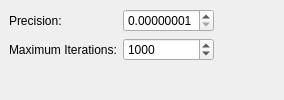
<ui version="4.0" >
 <author>Stefan Nikolaus &lt;stefan.nikolaus@kdemail.net></author>
 <comment>This file is part of the KDE project
Copyright (C) 2006 Stefan Nikolaus &lt;stefan.nikolaus@kdemail.net>

This library is free software; you can redistribute it and/or
modify it under the terms of the GNU Library General Public
License as published by the Free Software Foundation; either
version 2 of the License, or (at your option) any later version.

This library is distributed in the hope that it will be useful,
but WITHOUT ANY WARRANTY; without even the implied warranty of
MERCHANTABILITY or FITNESS FOR A PARTICULAR PURPOSE.  See the
GNU Library General Public License for more details.

You should have received a copy of the GNU Library General Public
License along with this library; see the file COPYING.LIB.  If not,
write to the Free Software Foundation, Inc., 51 Franklin Street,
Fifth Floor, Boston, MA 02110-1301, USA.</comment>
 <exportmacro></exportmacro>
 <class>Calligra::Sheets::Plugins::SolverDetails</class>
 <widget class="QWidget" name="Calligra::Sheets::Plugins::SolverDetails" >
  <property name="geometry" >
   <rect>
    <x>0</x>
    <y>0</y>
    <width>284</width>
    <height>100</height>
   </rect>
  </property>
  <layout class="QGridLayout" >
   <property name="margin" >
    <number>9</number>
   </property>
   <property name="spacing" >
    <number>6</number>
   </property>
   <item row="2" column="0" >
    <spacer>
     <property name="orientation" >
      <enum>Qt::Vertical</enum>
     </property>
     <property name="sizeHint" >
      <size>
       <width>20</width>
       <height>21</height>
      </size>
     </property>
    </spacer>
   </item>
   <item row="0" column="1" >
    <widget class="QDoubleSpinBox" name="precision" >
     <property name="decimals" >
      <number>8</number>
     </property>
     <property name="maximum" >
      <double>1</double>
     </property>
     <property name="minimum" >
      <double>1e-08</double>
     </property>
     <property name="singleStep" >
      <double>1e-08</double>
     </property>
     <property name="value" >
      <double>1e-08</double>
     </property>
    </widget>
   </item>
   <item row="0" column="0" >
    <widget class="QLabel" name="label" >
     <property name="text" >
      <string>Precision:</string>
     </property>
    </widget>
   </item>
   <item row="1" column="0" >
    <widget class="QLabel" name="label_2" >
     <property name="text" >
      <string>Maximum Iterations:</string>
     </property>
    </widget>
   </item>
   <item row="1" column="1" >
    <widget class="QSpinBox" name="iterations" >
     <property name="maximum" >
      <number>32765</number>
     </property>
     <property name="minimum" >
      <number>1</number>
     </property>
     <property name="value" >
      <number>1000</number>
     </property>
    </widget>
   </item>
   <item row="0" column="2" >
    <spacer>
     <property name="orientation" >
      <enum>Qt::Horizontal</enum>
     </property>
     <property name="sizeHint" >
      <size>
       <width>40</width>
       <height>20</height>
      </size>
     </property>
    </spacer>
   </item>
  </layout>
 </widget>
 <layoutfunction spacing="KDialog::spacingHint" margin="KDialog::marginHint" />
 <pixmapfunction></pixmapfunction>
 <includes>
  <include location="global" >kdialog.h</include>
 </includes>
 <resources/>
 <connections/>
</ui>
